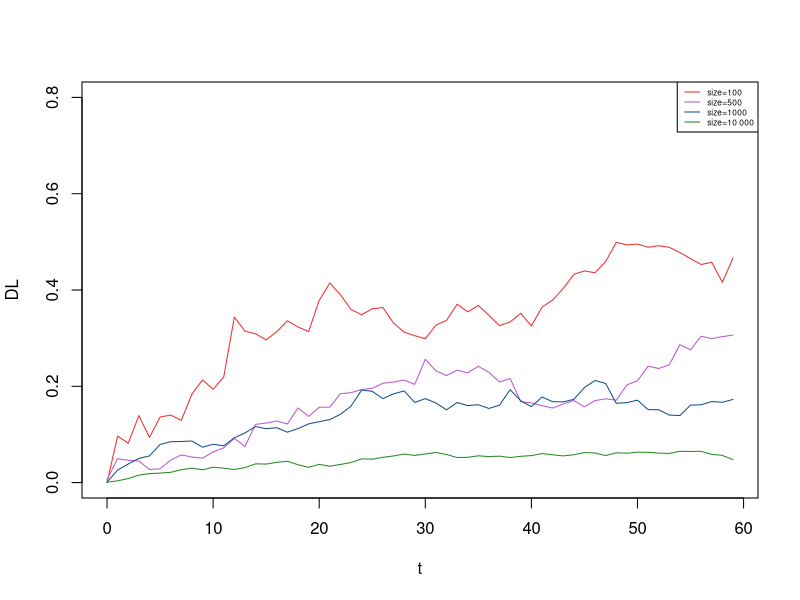

The R source for this figure:
setwd("~/Documents/LD_Tests/Drift/Fitness/Ntri")

dataA <- read.table("tabA.csv",header=TRUE)
dataB <- read.table("tabB.csv",header=TRUE)
dataC <- read.table("tabC.csv",header=TRUE)
dataD <- read.table("tabD.csv",header=TRUE)

plot(0:59,dataA$mean_r,type="l",col="firebrick2",ylim=c(0,0.8),
     ylab="DL",xlab="t")
points(0:59,dataB$mean_r,type="l",col="mediumorchid")
points(0:59,dataC$mean_r,type="l",col="dodgerblue4")
points(0:59,dataD$mean_r,type="l",col="forestgreen")
legend("topright",cex=0.5,c("size=100","size=500","size=1000","size=10 000"),
       lty=c(1,1,1,1),col=c("firebrick2","mediumorchid","dodgerblue4",
                            "forestgreen"))
